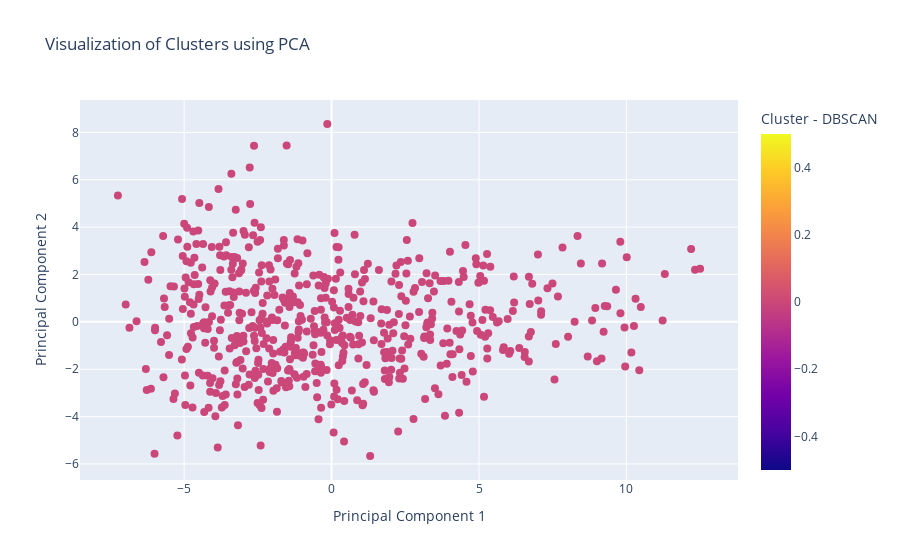

Here is the notebook cell this chart was saved with:
### Code cell
# Aplicar PCA
pca = PCA(n_components=2)
principal_components = pca.fit_transform(X_2_scaled)

# Aplicar DBSCAN con los parámetros seleccionados
db = DBSCAN(eps=9, min_samples=9).fit(principal_components)
labels = db.labels_

# Número de clusters y puntos marcados como ruido
n_clusters_ = len(set(labels)) - (1 if -1 in labels else 0)
n_noise_ = list(labels).count(-1)

print(f"Número de clusters formados: {n_clusters_}")
print(f"Puntos considerados ruido: {n_noise_}")

Data_Teams_2['Cluster - DBSCAN'] = labels
clusters_DBSCAN = Data_Teams_2['Cluster - DBSCAN']
comp_DBSCAN = Data_Teams_2['Comp']
years_DBSCAN = Data_Teams_2['Season_End_Year']
teams_DBSCAN = Data_Teams_2['Squad']

# Crear un DataFrame con los componentes principales
pca_df = pd.DataFrame(data=principal_components, columns=['Principal Component 1', 'Principal Component 2'])
pca_df['Cluster - DBSCAN'] = clusters_DBSCAN
pca_df['Comp'] = comp_DBSCAN
pca_df['Season_End_Year'] = years_DBSCAN
pca_df['Team'] = teams_DBSCAN

# Mapa de colores personalizado para los clusters y ruido
unique_clusters = pd.unique(pca_df['Cluster - DBSCAN'])
colors = px.colors.qualitative.Plotly[:len(unique_clusters)]
color_discrete_map = {cluster: color for cluster, color in zip(unique_clusters, colors)}
if -1 in color_discrete_map:
    color_discrete_map[-1] = 'grey'  # Color especial para el ruido

# Visualizar los clusters
fig = px.scatter(
    pca_df,
    x='Principal Component 1',
    y='Principal Component 2',
    color='Cluster - DBSCAN',
    color_discrete_map=color_discrete_map,
    hover_data=['Comp', 'Season_End_Year', 'Team'],
    title='Visualization of Clusters using PCA'
)

fig.update_traces(marker=dict(size=8))
fig.update_layout(legend=dict(title='Cluster - DBSCAN', orientation="h", y=1.1, xanchor="center", x=0.5))
fig.show()

### Figure 1 — Plotly figure (JSON) as saved in the notebook; plotly's stock layout.template omitted (floating-point values rounded to 4 significant figures; data arrays with more than 128 entries replaced by an {"elided": "..."} marker saying what was removed)
{"data": [{"customdata": {"elided": "588x3 mixed values"}, "hovertemplate": "Principal Component 1=%{x}<br>Principal Component 2=%{y}<br>Comp=%{customdata[0]}<br>Season_End_Year=%{customdata[1]}<br>Team=%{customdata[2]}<br>Cluster - DBSCAN=%{marker.color}<extra></extra>", "legendgroup": "", "marker": {"color": {"elided": "588 int values"}, "coloraxis": "coloraxis", "size": 8, "symbol": "circle"}, "mode": "markers", "name": "", "orientation": "v", "showlegend": false, "type": "scatter", "x": {"elided": "588 float values"}, "xaxis": "x", "y": {"elided": "588 float values"}, "yaxis": "y"}], "layout": {"coloraxis": {"colorbar": {"title": {"text": "Cluster - DBSCAN"}}, "colorscale": [[0, "#0d0887"], [0.1111, "#46039f"], [0.2222, "#7201a8"], [0.3333, "#9c179e"], [0.4444, "#bd3786"], [0.5556, "#d8576b"], [0.6667, "#ed7953"], [0.7778, "#fb9f3a"], [0.8889, "#fdca26"], [1, "#f0f921"]]}, "legend": {"orientation": "h", "title": {"text": "Cluster - DBSCAN"}, "tracegroupgap": 0, "x": 0.5, "xanchor": "center", "y": 1.1}, "title": {"text": "Visualization of Clusters using PCA"}, "xaxis": {"anchor": "y", "domain": [0, 1], "title": {"text": "Principal Component 1"}}, "yaxis": {"anchor": "x", "domain": [0, 1], "title": {"text": "Principal Component 2"}}}}
